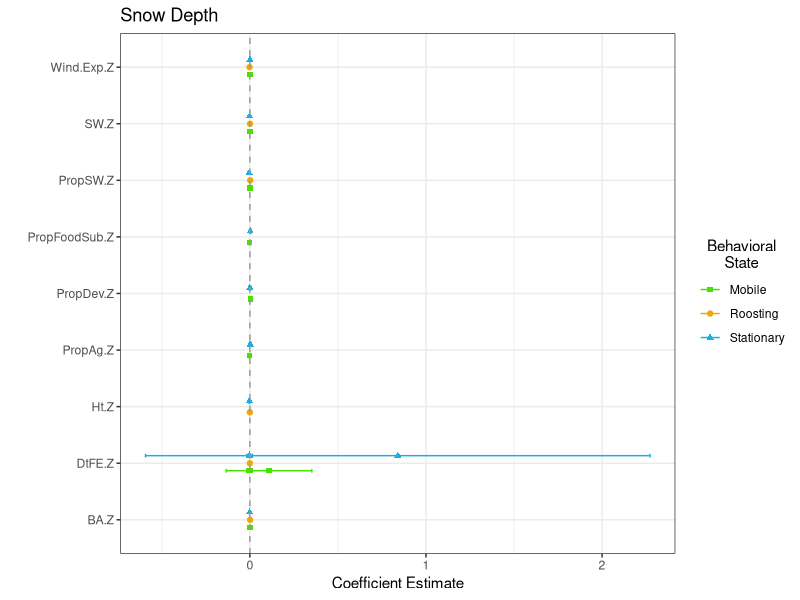
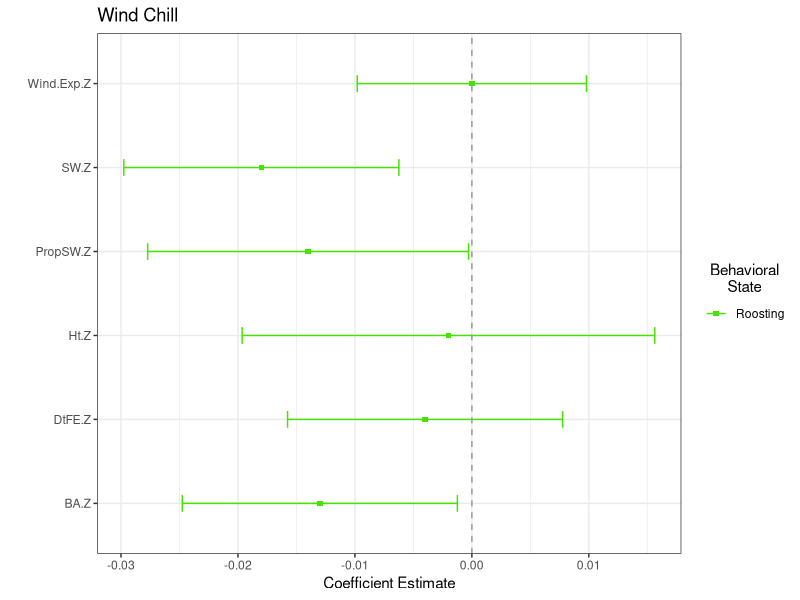
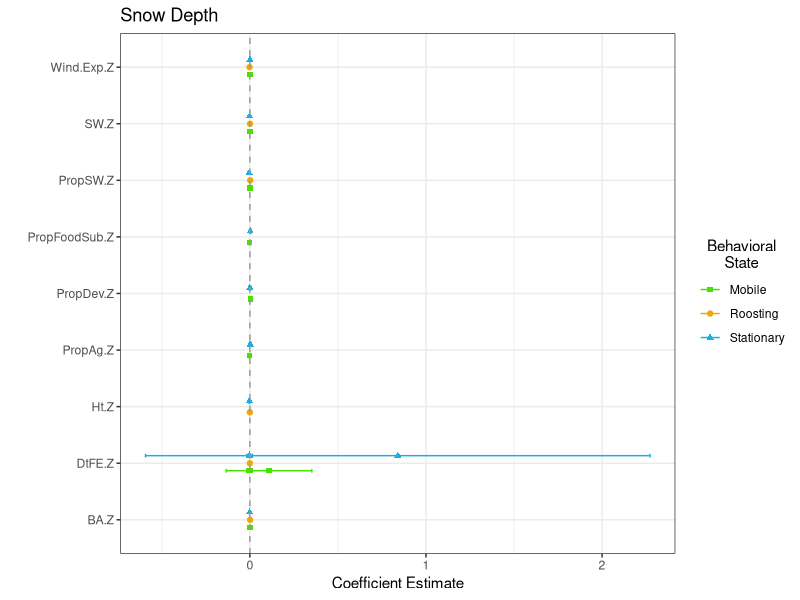
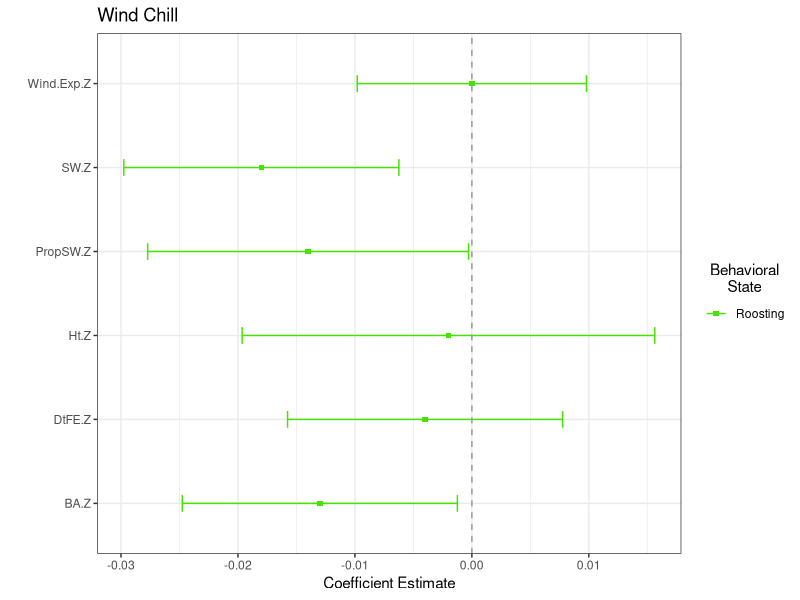
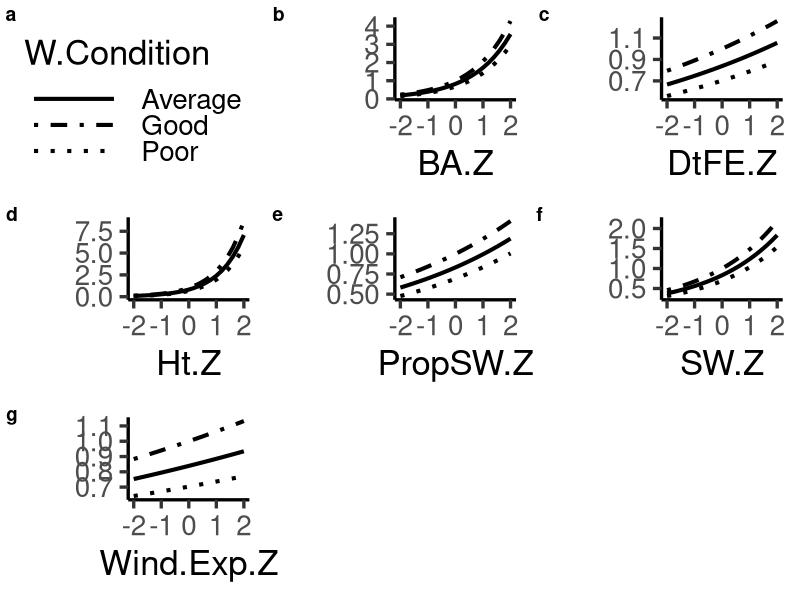
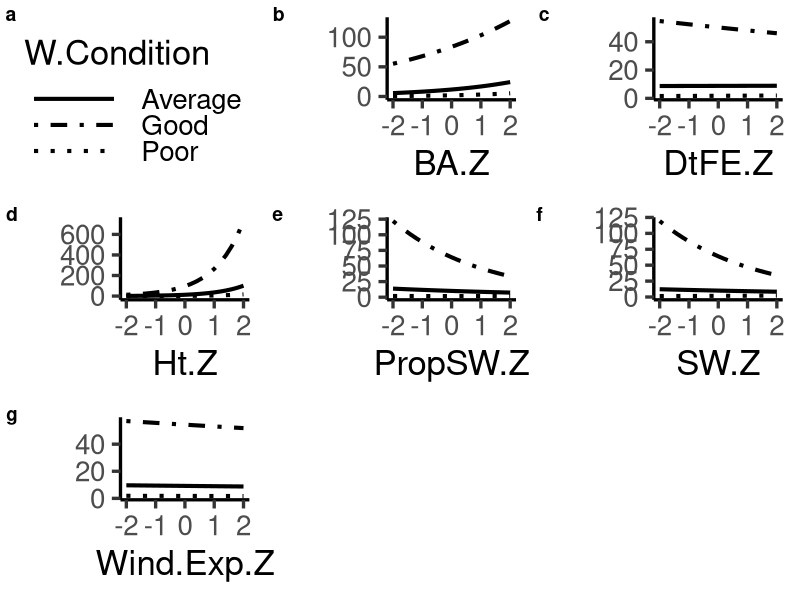

Generate these figures, in order, with R: (Note: this script raises an error after producing the figures.)
require(dplyr)
require(ggplot2)
require(forcats)

### Comparison of Magnitude of Interactions
interactions.raw <- read.csv("Results/InteractionResults.csv") %>%
  mutate(Beh_State = as.factor(Analysis)) %>%
  mutate(LC_Cov = as.factor(HabitatCov)) %>%
  rename(Interaction = mean, SD = sd)
# interactions.raw$Beh_State <- factor(interactions.raw$Beh_State,
#                                      levels = c("Roost", "Loafing", "Foraging"))
# interactions.raw$LC_Cov <- factor(interactions.raw$LC_Cov,
#                                   levels = c("Wind Exposure", "Distance to Edge", "Proportion Ag",
#                                              "Proportion Dev", "Proportion SW", "% Softwood",
#                                              "Mean Tree Height", "Basal Area"))

#Graph showing interaction terms for snow depth
int.Snow <- interactions.raw %>% filter(WeatherCov == "SD")
ggplot(data = int.Snow, aes(y = LC_Cov, x = Interaction, shape = Beh_State, color = Beh_State)) +
  geom_point(size = 1.5,
             position = position_dodge(width = .4)) +
  geom_errorbar(aes(xmin = Interaction - (1.96*SD), xmax = Interaction + (1.96*SD)),
                width = .2,
                position = position_dodge(width = .4)) +
  geom_vline(xintercept = 0, color = "grey60", linetype = 2) +
  theme_bw() + 
  xlab("Coefficient Estimate") +
  ylab("") +
  ggtitle("Snow Depth") +
  labs(color = "Behavioral\nState") + 
  theme(legend.title.align=0.5) + 
  scale_colour_manual(name = "Behavioral\nState",
                      # labels = c("Roost", "Stationary", "Mobile"),
                      values = c("#46e300", "#f1a806", "#1cade4")) +   
  scale_shape_manual(name = "Behavioral\nState",
                     # labels = c("Roost", "Stationary", "Mobile"),
                     values = c(15, 19, 17))
ggsave("Results/SnowDepth_InteractionComp.jpeg", width = 8, height = 7, units = "in")


#Graph showing interaction terms for Previous days wind chill
int.Wind <- interactions.raw %>% filter(WeatherCov == "WC_prev")
ggplot(data = int.Wind, aes(y = LC_Cov, x = Interaction, shape = Beh_State, color = Beh_State)) +
  geom_point(size = 1.5,
             position = position_dodge(width = .4)) +
  geom_errorbar(aes(xmin = Interaction - (1.96*SD), xmax = Interaction + (1.96*SD)),
                width = .2,
                position = position_dodge(width = .4)) +
  geom_vline(xintercept = 0, color = "grey60", linetype = 2) +
  theme_bw() + 
  xlab("Coefficient Estimate") +
  ylab("") +
  ggtitle("Wind Chill") +
  labs(color = "Behavioral\nState") + 
  theme(legend.title.align=0.5) + 
  scale_colour_manual(name = "Behavioral\nState",
                      # labels = c("Roost", "Stationary", "Mobile"),
                      values = c("#46e300", "#f1a806", "#1cade4")) +   
  scale_shape_manual(name = "Behavioral\nState",
                     # labels = c("Roost", "Stationary", "Mobile"),
                     values = c(15, 19, 17))
ggsave("Results/WindChill_InteractionComp.jpeg", width = 8, height = 7, units = "in")


#make big points
#remove endcaps on error bars
#thicker error lines

################################################################################################
### Plot Matrix showing selection at Poor, Average, and Good Weather
require(cowplot)

interactions.raw <- read.csv("Results/CowplotData.csv") %>%
  # mutate(Beh_State = factor(Beh_State, levels = c("Roost", "Stationary", "Mobile"))) %>%
  # mutate(LC_Cov = factor(LC_Cov,
  #                        levels = c("Distance to Edge", "Wind Exposure", "Proportion Ag",
  #                                   "Proportion Dev", "Proportion SW",
  #                                   "Mean Tree Height", "Basal Area", "% Softwood"))) %>%
  arrange(Beh_State, LC_Cov)

int.Snow.Roost <- interactions.raw %>% filter(Weath_Cov == "SD") %>% filter(Beh_State == "Roosting")
int.Wind.Roost <- interactions.raw %>% filter(Weath_Cov == "WC_prev") %>% filter(Beh_State == "Roosting")
int.Snow.Loaf <- interactions.raw %>% filter(Weath_Cov == "SD") %>% filter(Beh_State == "Loafing") %>% distinct()
int.Wind.Loaf <- interactions.raw %>% filter(Weath_Cov == "WC_prev") %>% filter(Beh_State == "Loafing") %>% distinct()
int.Snow.Forage <- interactions.raw %>% filter(Weath_Cov == "SD") %>% filter(Beh_State == "Foraging") %>% distinct()
int.Wind.Forage <- interactions.raw %>% filter(Weath_Cov == "WC_prev") %>% filter(Beh_State == "Foraging") %>% distinct()
int.Wind <- interactions.raw %>% filter(Weath_Cov == "WC_prev")
int.Snow <- interactions.raw %>% filter(Weath_Cov == "SD")
# Condition Thresholds (Used summary on raw data and chose near 1st/3rd Quantile and Mean)
# Wind Chill/Roost = 4, 15, 27
# Snow Depth/Roost = 0, 4, 8

# #This is all plots as one.
# i = 1
# snow.list <- list()
# snow.plots <- list()
# for(i in 1:length(int.Snow$LC_Cov)){
#   snow.df <- data.frame(Behavior = int.Snow$Beh_State[i],
#                         LC = int.Snow$LC_Cov[i],
#                         LC.Coef = int.Snow$LC_Coef[i],
#                         W.Coef = int.Snow$Weath_Coef[i],
#                         Int.Coef = int.Snow$Interaction[i],
#                         LC.Val = rep(seq(-2, 2,.2),3),
#                         W.Val = rep(c(0,4,8), each = 21),
#                         W.Condition = rep(c("Good","Average","Poor"), each = 21))
#   snow.list[[i]] <- snow.df %>%
#     mutate(Est = exp((LC.Coef*LC.Val) + (W.Coef*W.Val) + (Int.Coef*LC.Val*W.Val)))
#   snow.plot <- ggplot(data = snow.list[[i]], aes(x = LC.Val, y = Est, group = W.Condition)) +
#     geom_line(aes(linetype = W.Condition), size = 1.4) +
#     scale_linetype_manual(values = c("solid", 'dotdash', "dotted")) +
#     theme_classic() +
#     xlab(snow.df$LC[i]) + ylab("")
#   
#   snow.plots[[i]] <- snow.plot + theme(legend.position="none")
# }
# 
# legend <- get_legend(snow.plot + theme(legend.position = "bottom"))
# plot_grid(plotlist = snow.plots,
#           legend,
#           labels = "auto",
#           nrow = 3,
#           align = "hv",
#           axis = "lb")

###Roosting 
##Snow Depth 
snow.list <- list()
snow.plots <- list()
for(i in 1:length(int.Snow.Roost$LC_Cov)){
  snow.df <- data.frame(Behavior = int.Snow.Roost$Beh_State[i],
                        LC = int.Snow.Roost$LC_Cov[i],
                        LC.Coef = int.Snow.Roost$LC_Coef[i],
                        W.Coef = int.Snow.Roost$Weath_Coef[i],
                        Int.Coef = int.Snow.Roost$Interaction[i],
                        LC.Val = rep(seq(-2, 2,.2),3),
                        W.Val = rep(c(0,4,8), each = 21),
                        W.Condition = rep(c("Good","Average","Poor"), each = 21))
  snow.list[[i]] <- snow.df %>%
    mutate(Est = exp((LC.Coef*LC.Val) + (W.Coef*W.Val) + (Int.Coef*LC.Val*W.Val)))
  snow.plot <- ggplot(data = snow.list[[i]], aes(x = LC.Val, y = Est, group = W.Condition)) +
    geom_line(aes(linetype = W.Condition), size = 1.4) +
    scale_linetype_manual(values = c("solid", 'dotdash', "dotted")) +
    theme_classic(base_size = 25) +
    xlab(snow.df$LC[i]) + ylab("")
  
  snow.plots[[i]] <- snow.plot + theme(legend.position="none")
}

legend <- get_legend(snow.plot + theme(legend.position = "right", legend.key.width=unit(1,"inch")))

jpeg('Results/Roost_Snow.jpg', width = 1300, height = 1500)
plot_grid(plotlist = snow.plots,
          legend,
          labels = "auto",
          nrow = 3,
          align = "hv",
          axis = "lb")
dev.off()

##Wind Chill
wind.list <- list()
wind.plots <- list()
for(i in 1:length(int.Wind.Roost$LC_Cov)){
  wind.df <- data.frame(Behavior = int.Wind.Roost$Beh_State[i],
                        LC = int.Wind.Roost$LC_Cov[i],
                        LC.Coef = int.Wind.Roost$LC_Coef[i],
                        W.Coef = int.Wind.Roost$Weath_Coef[i],
                        Int.Coef = int.Wind.Roost$Interaction[i],
                        LC.Val = rep(seq(-2, 2,.2),3),
                        W.Val = rep(c(27,15,4), each = 21),
                        W.Condition = rep(c("Good","Average","Poor"), each = 21))
  wind.list[[i]] <- wind.df %>%
    mutate(Est = exp((LC.Coef*LC.Val) + (W.Coef*W.Val) + (Int.Coef*LC.Val*W.Val)))
  wind.plot <- ggplot(data = wind.list[[i]], aes(x = LC.Val, y = Est, group = W.Condition)) +
    geom_line(aes(linetype = W.Condition), size = 1.4) +
    scale_linetype_manual(values = c("solid", 'dotdash', "dotted")) +
    theme_classic(base_size = 25) +
    xlab(wind.df$LC[i]) + ylab("")
  
  wind.plots[[i]] <- wind.plot + theme(legend.position="none")
}

legend <- get_legend(wind.plot + theme(legend.position = "right", legend.key.width=unit(1,"inch")))


jpeg('Results/Roost_Wind.jpg', width = 1300, height = 1500)
plot_grid(plotlist = wind.plots,
          legend,
          labels = "auto",
          nrow = 3,
          align = "hv",
          axis = "lb")
dev.off()

###Loafing 
##Snow Depth 
snow.list <- list()
snow.plots <- list()
for(i in 1:length(int.Snow.Loaf$LC_Cov)){
  snow.df <- data.frame(Behavior = int.Snow.Loaf$Beh_State[i],
                        LC = int.Snow.Loaf$LC_Cov[i],
                        LC.Coef = int.Snow.Loaf$LC_Coef[i],
                        W.Coef = int.Snow.Loaf$Weath_Coef[i],
                        Int.Coef = int.Snow.Loaf$Interaction[i],
                        LC.Val = rep(seq(-2, 2,.2),3),
                        W.Val = rep(c(0,4,8), each = 21),
                        W.Condition = rep(c("Good","Average","Poor"), each = 21))
  snow.list[[i]] <- snow.df %>%
    mutate(Est = exp((LC.Coef*LC.Val) + (W.Coef*W.Val) + (Int.Coef*LC.Val*W.Val)))
  snow.plot <- ggplot(data = snow.list[[i]], aes(x = LC.Val, y = Est, group = W.Condition)) +
    geom_line(aes(linetype = W.Condition), size = 1.4) +
    scale_linetype_manual(values = c("solid", 'dotdash', "dotted")) +
    theme_classic(base_size = 25) +
    xlab(snow.df$LC[i]) + ylab("")
  
  snow.plots[[i]] <- snow.plot + theme(legend.position="none")
}

legend <- get_legend(snow.plot + theme(legend.position = "right", legend.key.width=unit(1,"inch")))

jpeg('Results/Loafing_Snow.jpg', width = 1800, height = 1500)
plot_grid(plotlist = snow.plots,
          legend,
          labels = "auto",
          nrow = 3,
          align = "hv",
          axis = "lb")
dev.off()

##Wind Chill
wind.list <- list()
wind.plots <- list()
for(i in 1:length(int.Wind.Loaf$LC_Cov)){
  wind.df <- data.frame(Behavior = int.Wind.Loaf$Beh_State[i],
                        LC = int.Wind.Loaf$LC_Cov[i],
                        LC.Coef = int.Wind.Loaf$LC_Coef[i],
                        W.Coef = int.Wind.Loaf$Weath_Coef[i],
                        Int.Coef = int.Wind.Loaf$Interaction[i],
                        LC.Val = rep(seq(-2, 2,.2),3),
                        W.Val = rep(c(27,15,4), each = 21),
                        W.Condition = rep(c("Good","Average","Poor"), each = 21))
  wind.list[[i]] <- wind.df %>%
    mutate(Est = exp((LC.Coef*LC.Val) + (W.Coef*W.Val) + (Int.Coef*LC.Val*W.Val)))
  wind.plot <- ggplot(data = wind.list[[i]], aes(x = LC.Val, y = Est, group = W.Condition)) +
    geom_line(aes(linetype = W.Condition), size = 1.4) +
    scale_linetype_manual(values = c("solid", 'dotdash', "dotted")) +
    theme_classic(base_size = 25) +
    xlab(wind.df$LC[i]) + ylab("")
  
  wind.plots[[i]] <- wind.plot + theme(legend.position="none")
}

legend <- get_legend(wind.plot + theme(legend.position = "right", legend.key.width=unit(1,"inch")))

jpeg('Results/Loafing_Wind.jpg', width = 1800, height = 1500)
plot_grid(plotlist = wind.plots,
          legend,
          labels = "auto",
          nrow = 3,
          align = "hv",
          axis = "lb")
dev.off()

###Foraging
##Snow Depth 
snow.list <- list()
snow.plots <- list()
for(i in 1:length(int.Snow.Forage$LC_Cov)){
  snow.df <- data.frame(Behavior = int.Snow.Forage$Beh_State[i],
                        LC = int.Snow.Forage$LC_Cov[i],
                        LC.Coef = int.Snow.Forage$LC_Coef[i],
                        W.Coef = int.Snow.Forage$Weath_Coef[i],
                        Int.Coef = int.Snow.Forage$Interaction[i],
                        LC.Val = rep(seq(-2, 2,.2),3),
                        W.Val = rep(c(0,4,8), each = 21),
                        W.Condition = rep(c("Good","Average","Poor"), each = 21))
  snow.list[[i]] <- snow.df %>%
    mutate(Est = exp((LC.Coef*LC.Val) + (W.Coef*W.Val) + (Int.Coef*LC.Val*W.Val)))
  snow.plot <- ggplot(data = snow.list[[i]], aes(x = LC.Val, y = Est, group = W.Condition)) +
    geom_line(aes(linetype = W.Condition), size = 1.4) +
    scale_linetype_manual(values = c("solid", 'dotdash', "dotted")) +
    theme_classic(base_size = 25) +
    xlab(snow.df$LC[i]) + ylab("")
  
  snow.plots[[i]] <- snow.plot + theme(legend.position="none")
}

legend <- get_legend(snow.plot + theme(legend.position = "right", legend.key.width=unit(1,"inch")))


jpeg('Results/Foraging_Snow.jpg', width = 1800, height = 1500)
plot_grid(plotlist = snow.plots,
          legend,
          labels = "auto",
          nrow = 3,
          align = "hv",
          axis = "lb")
dev.off()

##Wind Chill
wind.list <- list()
wind.plots <- list()
for(i in 1:length(int.Wind.Forage$LC_Cov)){
  wind.df <- data.frame(Behavior = int.Wind.Forage$Beh_State[i],
                        LC = int.Wind.Forage$LC_Cov[i],
                        LC.Coef = int.Wind.Forage$LC_Coef[i],
                        W.Coef = int.Wind.Forage$Weath_Coef[i],
                        Int.Coef = int.Wind.Forage$Interaction[i],
                        LC.Val = rep(seq(-2, 2,.2),3),
                        W.Val = rep(c(27,15,4), each = 21),
                        W.Condition = rep(c("Good","Average","Poor"), each = 21))
  wind.list[[i]] <- wind.df %>%
    mutate(Est = exp((LC.Coef*LC.Val) + (W.Coef*W.Val) + (Int.Coef*LC.Val*W.Val)))
  wind.plot <- ggplot(data = wind.list[[i]], aes(x = LC.Val, y = Est, group = W.Condition)) +
    geom_line(aes(linetype = W.Condition), size = 1.4) +
    scale_linetype_manual(values = c("solid", 'dotdash', "dotted")) +
    theme_classic(base_size = 25) +
    xlab(wind.df$LC[i]) + ylab("")
  
  wind.plots[[i]] <- wind.plot + theme(legend.position="none")
}

legend <- get_legend(wind.plot + theme(legend.position = "right", legend.key.width=unit(1,"inch")))


jpeg('Results/Foraging_Wind.jpg', width = 1800, height = 1500)
plot_grid(plotlist = wind.plots,
          legend,
          labels = "auto",
          nrow = 3,
          align = "hv",
          axis = "lb")
dev.off()

#### Momentuhmm Transition Probability graphs
